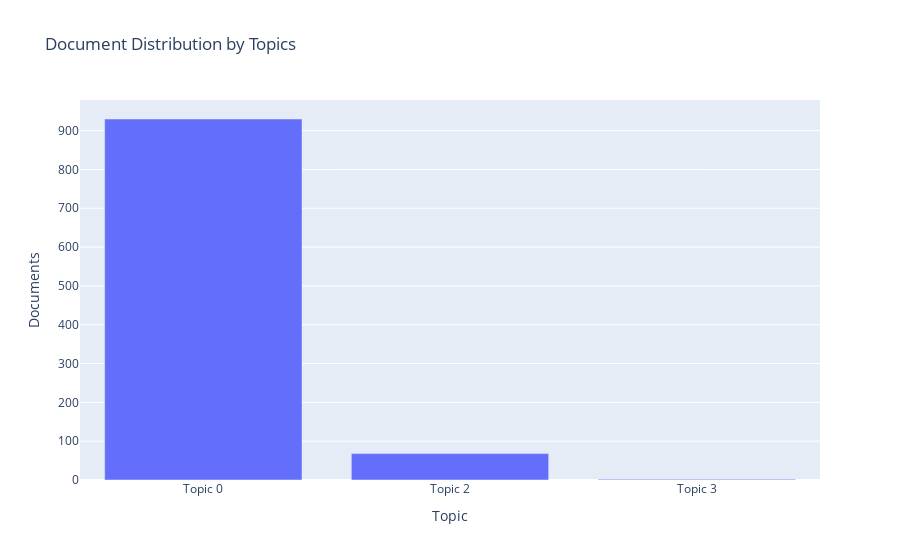

The notebook cell this image was saved under:
### Code cell
plot_model(lsi, plot = 'topic_distribution')

### Figure 1 — Plotly figure (JSON) as saved in the notebook; plotly's stock layout.template omitted (floating-point values rounded to 4 significant figures)
{"data": [{"alignmentgroup": "True", "customdata": [["use, work, small, family, group, help, rice, start, live, husband"], ["group, member, product, use, home, help, work, pay, order, husband"], ["work, group, stock, family, high, increase, member, request, husband, home"]], "hovertemplate": "Topic=%{x}<br>Documents=%{y}<br>Keyword=%{customdata[0]}<extra></extra>", "legendgroup": "", "marker": {"color": "#636efa", "pattern": {"shape": ""}}, "name": "", "offsetgroup": "", "orientation": "v", "showlegend": false, "textposition": "auto", "type": "bar", "x": ["Topic 0", "Topic 2", "Topic 3"], "xaxis": "x", "y": [930, 68, 2], "yaxis": "y"}], "layout": {"autosize": true, "barmode": "relative", "legend": {"tracegroupgap": 0}, "title": {"text": "Document Distribution by Topics"}, "xaxis": {"anchor": "y", "autorange": true, "domain": [0, 1], "range": [-0.5, 2.5], "title": {"text": "Topic"}, "type": "category"}, "yaxis": {"anchor": "x", "autorange": true, "domain": [0, 1], "range": [0, 978.9], "title": {"text": "Documents"}, "type": "linear"}}}
